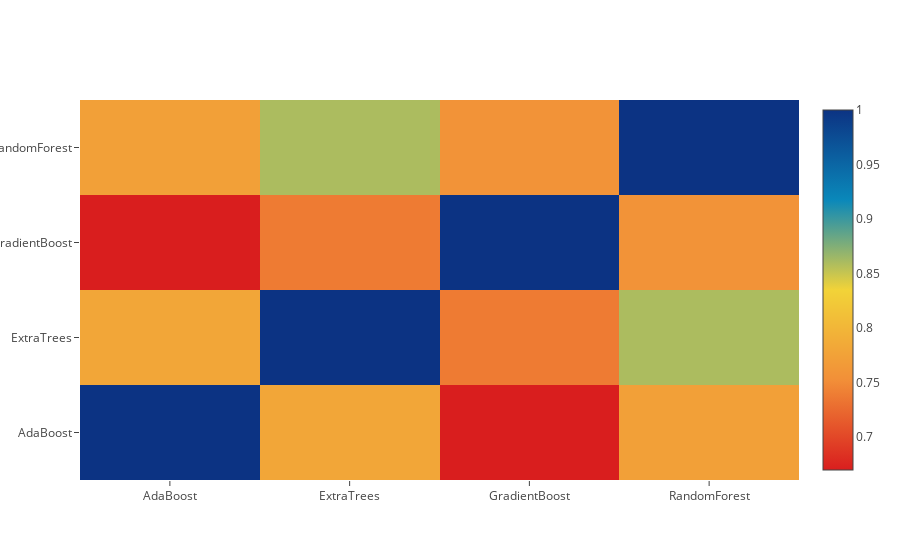

Notebook cell for this chart:
### Markdown cell above
**Correlation Heatmap of the Second Level Training set**

### Code cell
data = [
    go.Heatmap(
        z= base_predictions_train.astype(float).corr().values ,
        x=base_predictions_train.columns.values,
        y= base_predictions_train.columns.values,
          colorscale='Portland',
            showscale=True,
            reversescale = True
    )
]
py.iplot(data, filename='labelled-heatmap')

### Figure 1 — Plotly figure (JSON) as saved in the notebook; plotly's stock layout.template omitted (floating-point values rounded to 4 significant figures)
{"data": [{"colorscale": "Portland", "reversescale": true, "showscale": true, "type": "heatmap", "x": ["AdaBoost", "ExtraTrees", "GradientBoost", "RandomForest"], "y": ["AdaBoost", "ExtraTrees", "GradientBoost", "RandomForest"], "z": [[1, 0.7808, 0.6697, 0.7732], [0.7808, 1, 0.7375, 0.8597], [0.6697, 0.7375, 1, 0.7572], [0.7732, 0.8597, 0.7572, 1]]}], "layout": {}}
